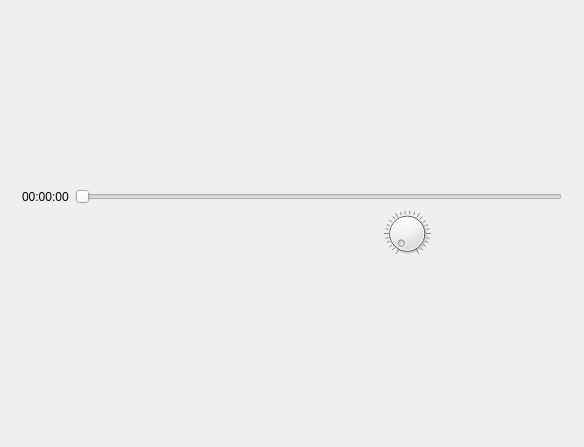
<?xml version="1.0" encoding="UTF-8"?>
<ui version="4.0">
 <class>Widget</class>
 <widget class="QWidget" name="Widget">
  <property name="geometry">
   <rect>
    <x>0</x>
    <y>0</y>
    <width>584</width>
    <height>447</height>
   </rect>
  </property>
  <property name="windowTitle">
   <string>播放器</string>
  </property>
  <layout class="QGridLayout" name="gridLayout_3">
   <item row="0" column="0">
    <layout class="QGridLayout" name="gridLayout"/>
   </item>
   <item row="1" column="0">
    <widget class="QWidget" name="widget" native="true">
     <property name="maximumSize">
      <size>
       <width>16777215</width>
       <height>90</height>
      </size>
     </property>
     <layout class="QGridLayout" name="gridLayout_2">
      <item row="0" column="0">
       <layout class="QHBoxLayout" name="horizontalLayout_2">
        <item>
         <widget class="QLabel" name="label">
          <property name="text">
           <string>00:00:00</string>
          </property>
         </widget>
        </item>
        <item>
         <widget class="QSlider" name="horizontalSlider">
          <property name="focusPolicy">
           <enum>Qt::NoFocus</enum>
          </property>
          <property name="maximum">
           <number>100</number>
          </property>
          <property name="orientation">
           <enum>Qt::Horizontal</enum>
          </property>
         </widget>
        </item>
       </layout>
      </item>
      <item row="1" column="0">
       <layout class="QHBoxLayout" name="horizontalLayout">
        <item>
         <spacer name="horizontalSpacer_2">
          <property name="orientation">
           <enum>Qt::Horizontal</enum>
          </property>
          <property name="sizeHint" stdset="0">
           <size>
            <width>40</width>
            <height>20</height>
           </size>
          </property>
         </spacer>
        </item>
        <item>
         <widget class="QPushButton" name="btn_open">
          <property name="focusPolicy">
           <enum>Qt::NoFocus</enum>
          </property>
          <property name="text">
           <string/>
          </property>
          <property name="icon">
           <iconset resource="res.qrc">
            <normaloff>:/new/prefix1/images/open3.png</normaloff>:/new/prefix1/images/open3.png</iconset>
          </property>
          <property name="iconSize">
           <size>
            <width>50</width>
            <height>50</height>
           </size>
          </property>
          <property name="flat">
           <bool>true</bool>
          </property>
         </widget>
        </item>
        <item>
         <widget class="QPushButton" name="btn_previous">
          <property name="focusPolicy">
           <enum>Qt::NoFocus</enum>
          </property>
          <property name="text">
           <string/>
          </property>
          <property name="icon">
           <iconset resource="res.qrc">
            <normaloff>:/new/prefix1/images/previous.png</normaloff>:/new/prefix1/images/previous.png</iconset>
          </property>
          <property name="iconSize">
           <size>
            <width>50</width>
            <height>50</height>
           </size>
          </property>
          <property name="flat">
           <bool>true</bool>
          </property>
         </widget>
        </item>
        <item>
         <widget class="QPushButton" name="btn_play">
          <property name="focusPolicy">
           <enum>Qt::NoFocus</enum>
          </property>
          <property name="styleSheet">
           <string notr="true"/>
          </property>
          <property name="text">
           <string/>
          </property>
          <property name="icon">
           <iconset resource="res.qrc">
            <normaloff>:/new/prefix1/images/play.png</normaloff>:/new/prefix1/images/play.png</iconset>
          </property>
          <property name="iconSize">
           <size>
            <width>50</width>
            <height>50</height>
           </size>
          </property>
          <property name="flat">
           <bool>true</bool>
          </property>
         </widget>
        </item>
        <item>
         <widget class="QPushButton" name="btn_next">
          <property name="focusPolicy">
           <enum>Qt::NoFocus</enum>
          </property>
          <property name="text">
           <string/>
          </property>
          <property name="icon">
           <iconset resource="res.qrc">
            <normaloff>:/new/prefix1/images/next.png</normaloff>:/new/prefix1/images/next.png</iconset>
          </property>
          <property name="iconSize">
           <size>
            <width>50</width>
            <height>50</height>
           </size>
          </property>
          <property name="flat">
           <bool>true</bool>
          </property>
         </widget>
        </item>
        <item>
         <widget class="QPushButton" name="btn_voice">
          <property name="text">
           <string/>
          </property>
          <property name="icon">
           <iconset resource="res.qrc">
            <normaloff>:/new/prefix1/images/voice.png</normaloff>:/new/prefix1/images/voice.png</iconset>
          </property>
          <property name="iconSize">
           <size>
            <width>50</width>
            <height>50</height>
           </size>
          </property>
          <property name="flat">
           <bool>true</bool>
          </property>
         </widget>
        </item>
        <item>
         <widget class="QDial" name="dial">
          <property name="maximumSize">
           <size>
            <width>80</width>
            <height>80</height>
           </size>
          </property>
          <property name="focusPolicy">
           <enum>Qt::NoFocus</enum>
          </property>
          <property name="maximum">
           <number>100</number>
          </property>
          <property name="notchesVisible">
           <bool>true</bool>
          </property>
         </widget>
        </item>
        <item>
         <spacer name="horizontalSpacer">
          <property name="orientation">
           <enum>Qt::Horizontal</enum>
          </property>
          <property name="sizeHint" stdset="0">
           <size>
            <width>40</width>
            <height>20</height>
           </size>
          </property>
         </spacer>
        </item>
       </layout>
      </item>
     </layout>
    </widget>
   </item>
  </layout>
 </widget>
 <layoutdefault spacing="6" margin="11"/>
 <resources>
  <include location="res.qrc"/>
 </resources>
 <connections/>
</ui>
